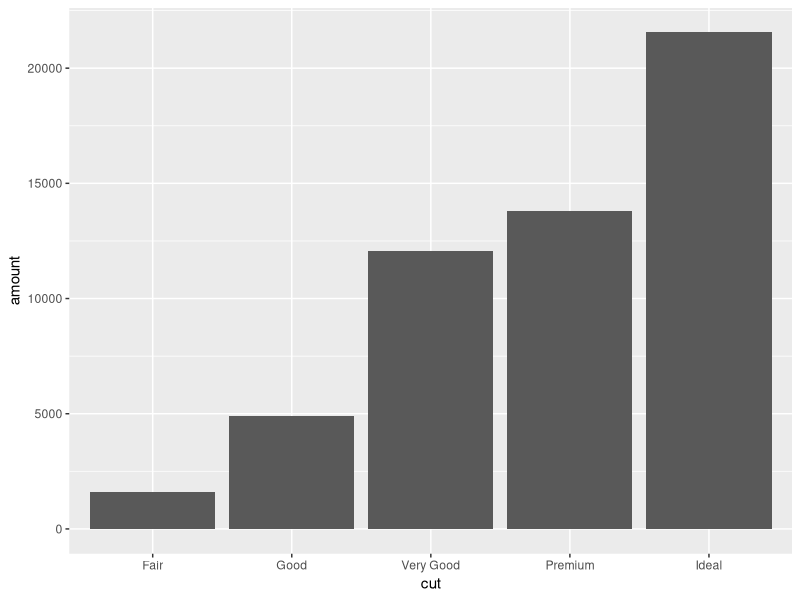
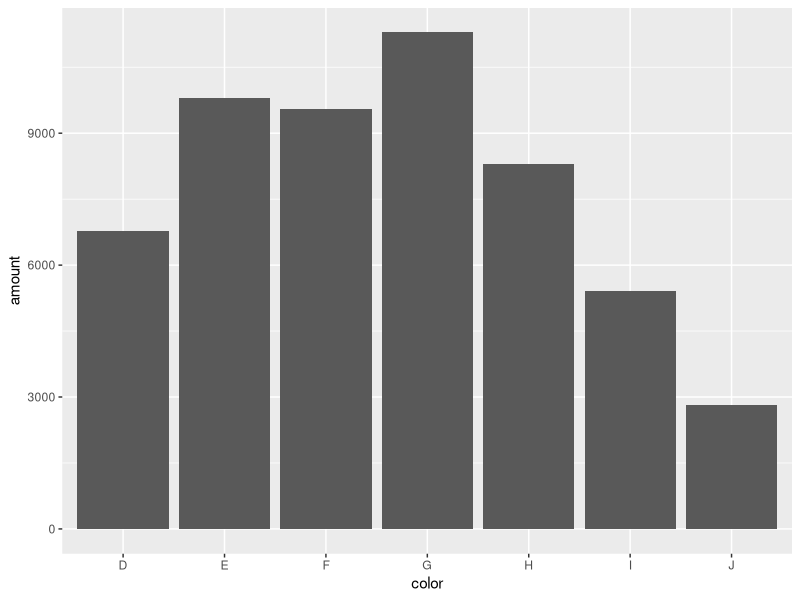
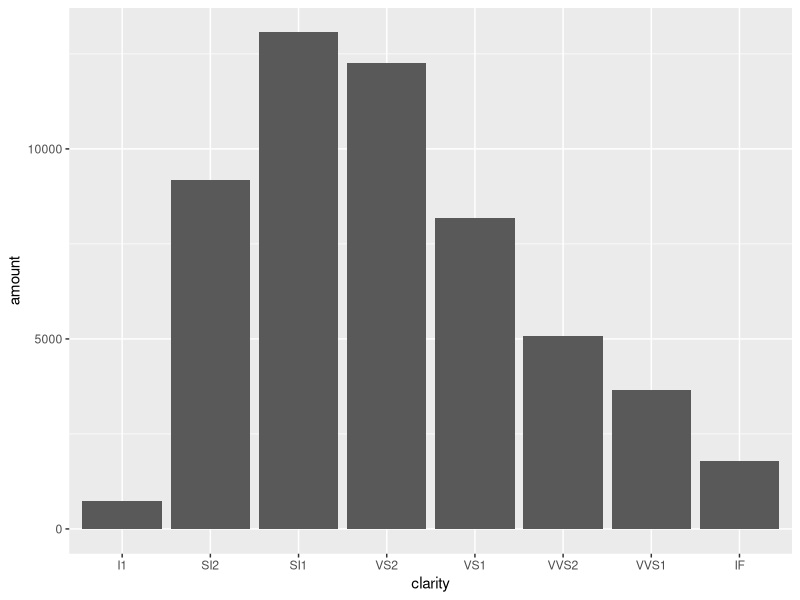
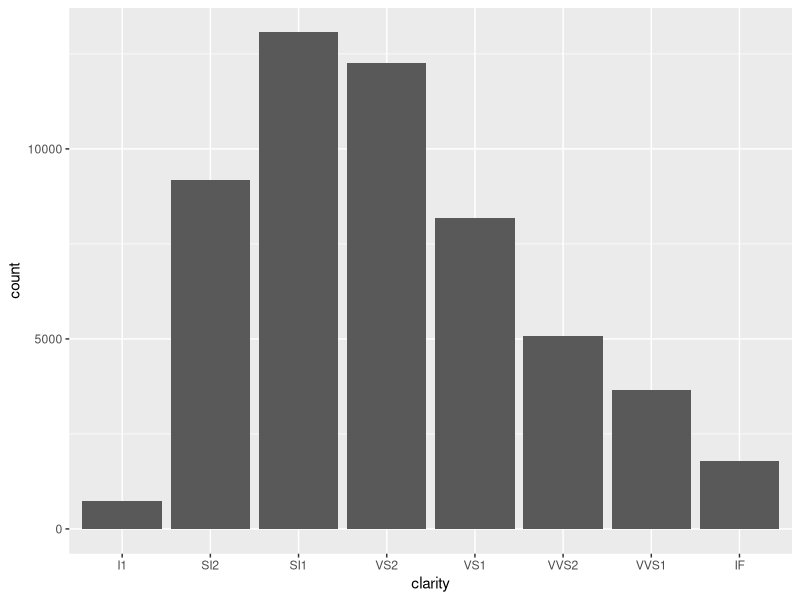
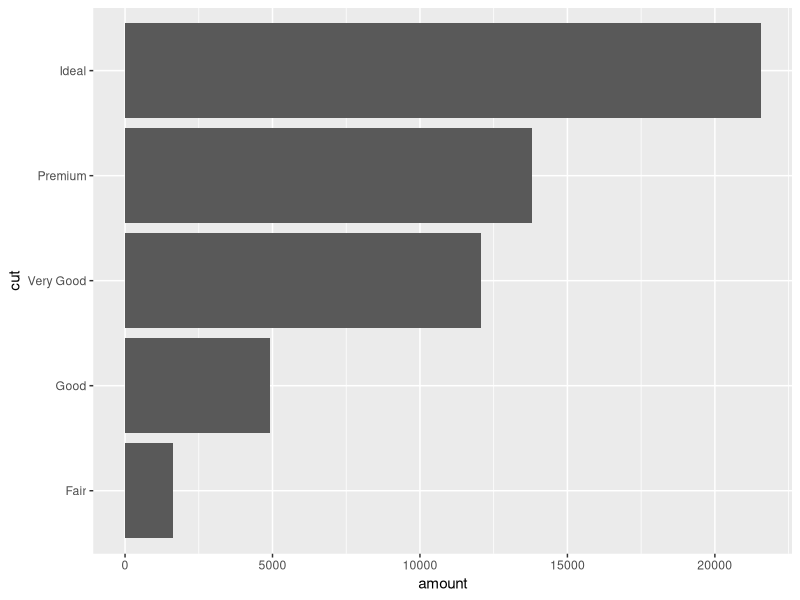
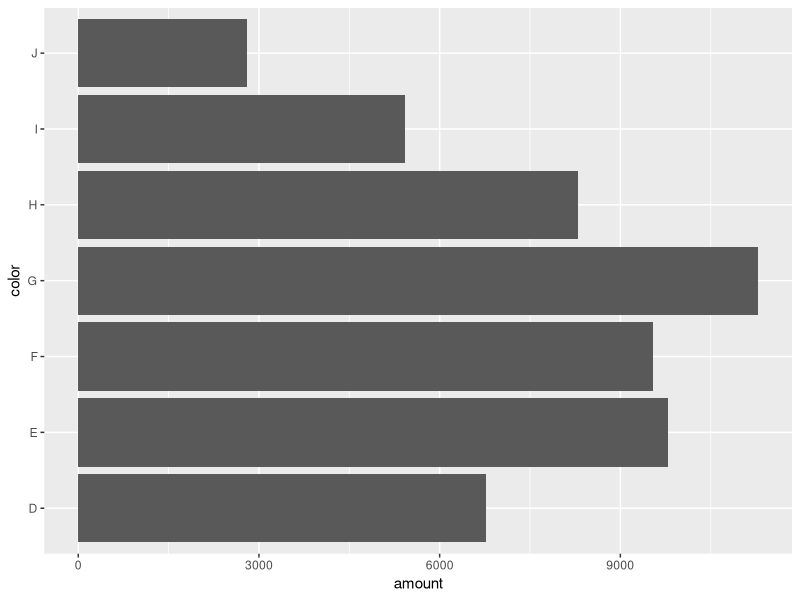
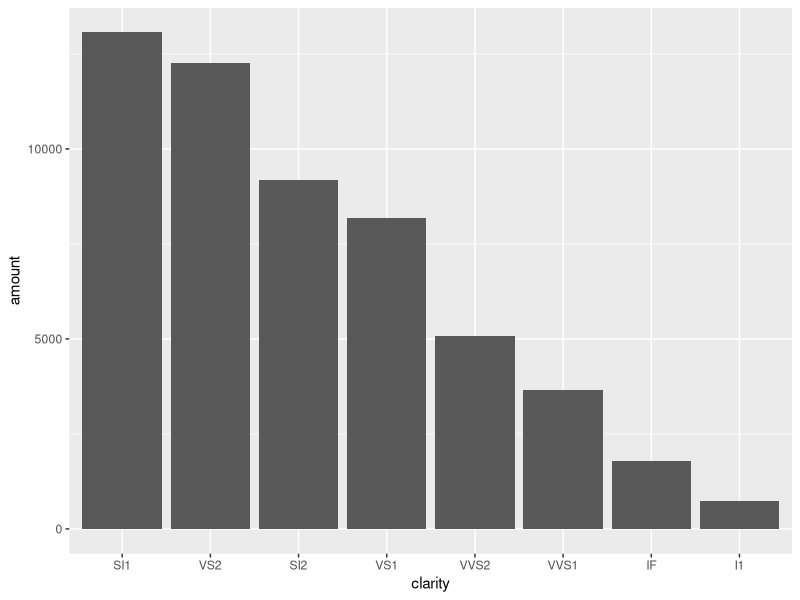
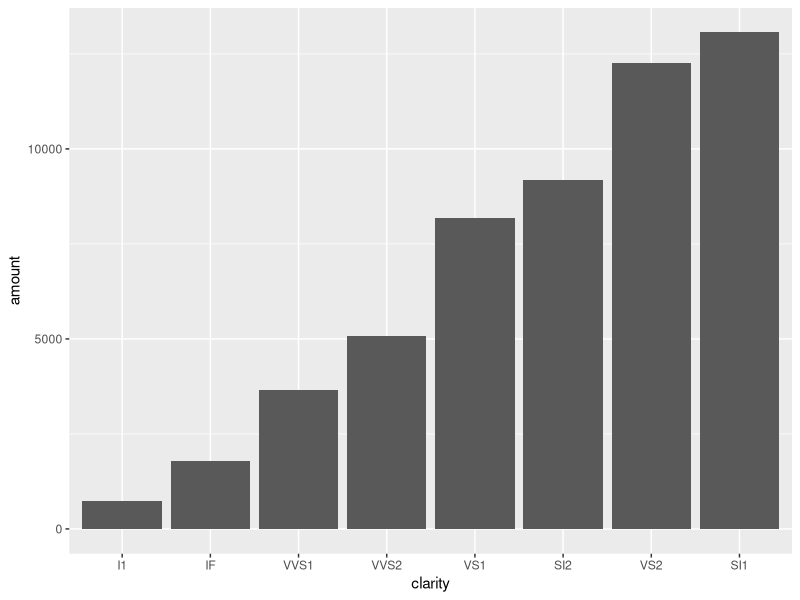

Write the R code that produced these figures, in order.
## ---- chunk 1
knitr::opts_chunk$set(
	echo = TRUE,
	message = FALSE,
	warning = FALSE
)
## ---- chunk 2
library(tidyverse)
library(skimr)
df <- ggplot2::diamonds
skim(df)
head(df)
#help(diamonds)
## ---- chunk 3

#funktionsorientierter Ansatz funktioniert leider nicht! :-(
#===========================================================
# jplot<-function(j=){
#   pic<-df%>%
#     group_by(j)%>%
#     summarise(amount=n())%>%
#     ggplot(aes(j, amount))+
#     geom_col()
#   return(pic)
# }
# jplot("cut")
#===========================================================

#some visualisation-work
df%>%
  group_by(cut)%>%
  summarise(amount=n())%>%
  ggplot(aes(cut, amount))+
  geom_col()

df%>%
  group_by(color)%>%
  summarise(amount=n())%>%
  ggplot(aes(color, amount))+
  geom_col()

df%>%
  group_by(clarity)%>%
  summarise(amount=n())%>%
  ggplot()+
  geom_col(aes(clarity, amount))

# generating the same result with geom_bar()
df%>%
  group_by(clarity)%>%
  ggplot()+
  geom_bar(aes(x=clarity))

# turning into horizontal
df%>%
  group_by(cut)%>%
  summarise(amount=n())%>%
  ggplot(aes(amount, cut))+           #option 1: switching aesthetics
  geom_col()

df%>%
  group_by(color)%>%
  summarise(amount=n())%>%
  ggplot(aes(color, amount))+
  geom_col()+
  coord_flip()                        #option 2: flipping coordinates

#reordering by counts

df%>%
  count(clarity)%>%
  ggplot(aes(y=n, x=fct_reorder(clarity, -n)))+    #descending
  geom_col()+
  labs(x="clarity", y="amount")

df%>%
  count(clarity)%>%
  ggplot(aes(y=n, x=fct_reorder(clarity, n)))+     #ascending
  geom_col()+
  labs(x="clarity", y="amount")
## ---- chunk 4
df%>%
  ggplot(aes(cut, color))+
  geom_count()

df%>%
  ggplot(aes(clarity, color))+
  geom_point()+
  geom_jitter()

df%>%
  ggplot(aes(cut, clarity))+
  geom_hex()

df%>%
  ggplot(aes(color, cut))+
  geom_jitter(aes(color=color))
